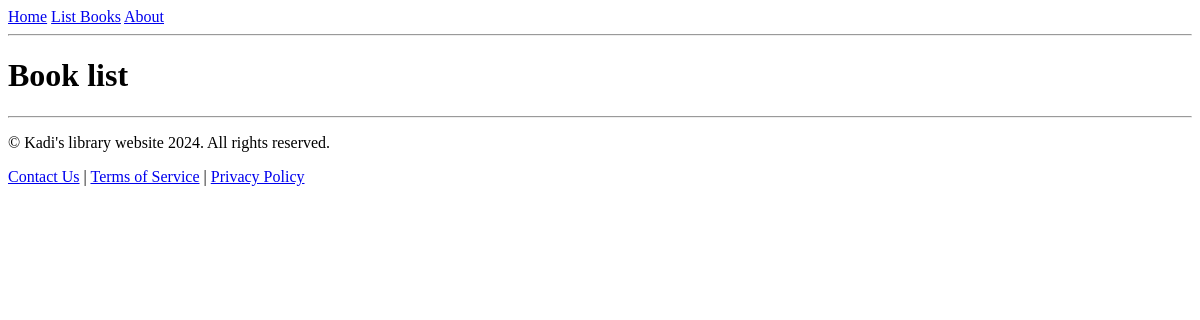
/books/simple/query, run on an earlier commit of the app's database.
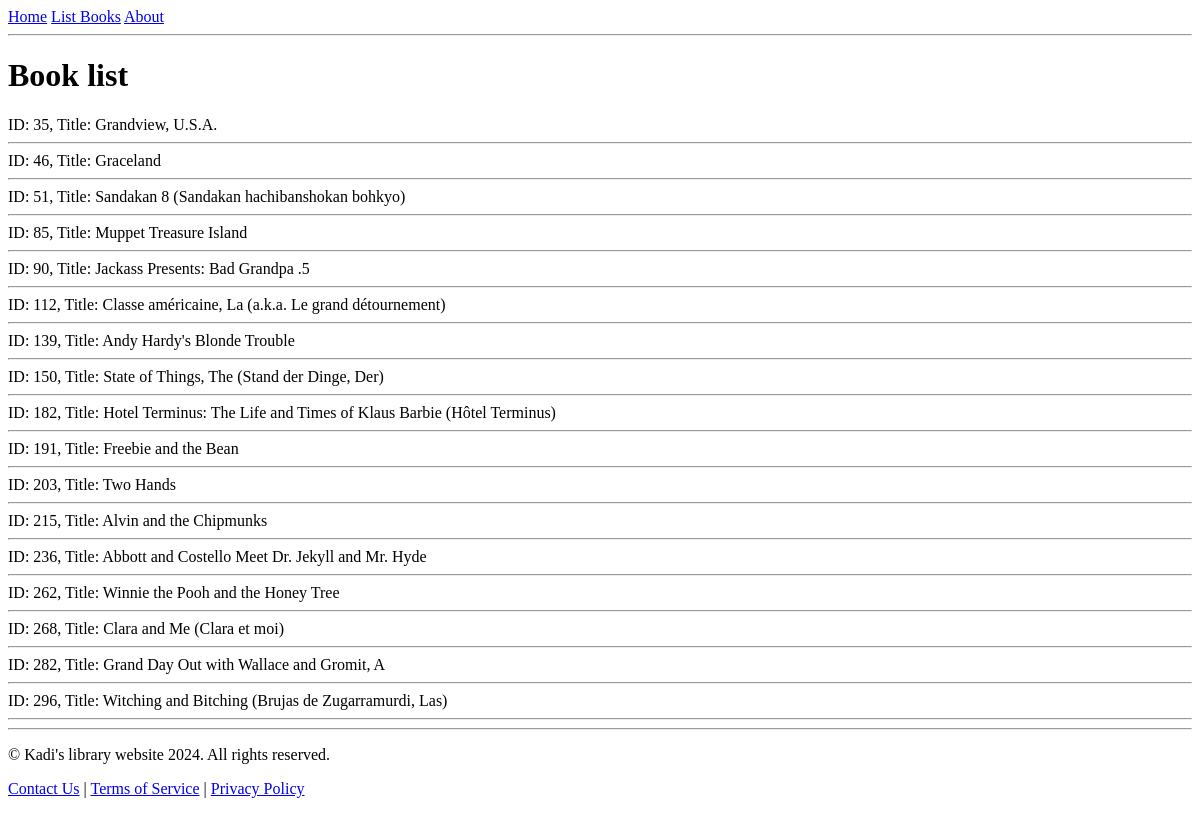
And on a later commit of the database.
### apps/bookmodule/models.py (models this page shows)
class Book(models.Model):
    title = models.CharField(max_length = 50)
    author = models.CharField(max_length = 50)
    price = models.FloatField(default = 0.0)
    edition = models.SmallIntegerField(default = 1)

### apps/bookmodule/views.py (the view)
# urls.py: path('simple/query', views.simple_query),
def simple_query(request):
    mybooks=Book.objects.filter(title__icontains='and') # <- multiple objects
    return render(request, 'bookmodule/bookList.html', {'books':mybooks})

### apps/templates/bookmodule/bookList.html (shortened to what this page needs)
{% extends "layouts/base.html" %}
{% load static %}
{% block content %}
<h1>Book list</h1>
{% for obj in books %}
ID: {{obj.id}}, Title: {{obj.title}}
<hr>
    {% endfor %}
{% endblock content %}

### apps/templates/layouts/base.html (shortened to what this page needs)
<!DOCTYPE html>
<html lang="en">
   <head>
      <link rel="stylesheet" href="https://cdnjs.cloudflare.com/ajax/libs/font-awesome/4.7.0/css/font-awesome.min.css">
   </head>
   <body>
      {% include 'includes/header.html' %}
      {% block content %}
      {% endblock content %}
      {% include 'includes/footer.html' %}
   </body>
</html>

### apps/templates/includes/header.html
{% with request.resolver_match.url_name as url_name %}
<div class="topnav">
    <a href="{% url "books.index" %}">Home</a>
    <a href="{% url "books.list_books" %}">List Books</a>
    <a href="{% url "books.aboutus" %}">About</a>
</div>
<hr>
{% endwith %}

### apps/templates/includes/footer.html
<footer>
    <hr>
    <p>&copy; Kadi's library website 2024. All rights reserved.</p>
    <p>
        <a href="mailto:email@domain.com">Contact Us</a> |
        <a href="https://www.example.com/terms">Terms of Service</a> |
        <a href="https://www.example.com/privacy">Privacy Policy</a>
    </p>
</footer>

What changed in the data, as far as the page shows it:
added Book: id "35", title "Grandview, U.S.A."
added Book: id "46", title "Graceland"
added Book: id "51", title "Sandakan 8 (Sandakan hachibanshokan bohkyo)"
added Book: id "85", title "Muppet Treasure Island"
added Book: id "90", title "Jackass Presents: Bad Grandpa .5"
added Book: id "112", title "Classe américaine, La (a.k.a. Le grand détournement)"
added Book: id "139", title "Andy Hardy's Blonde Trouble"
added Book: id "150", title "State of Things, The (Stand der Dinge, Der)"
added Book: id "182", title "Hotel Terminus: The Life and Times of Klaus Barbie (Hôtel Terminus)"
added Book: id "191", title "Freebie and the Bean"
added Book: id "203", title "Two Hands"
added Book: id "215", title "Alvin and the Chipmunks"
added Book: id "236", title "Abbott and Costello Meet Dr. Jekyll and Mr. Hyde"
added Book: id "262", title "Winnie the Pooh and the Honey Tree"
added Book: id "268", title "Clara and Me (Clara et moi)"
added Book: id "282", title "Grand Day Out with Wallace and Gromit, A"
added Book: id "296", title "Witching and Bitching (Brujas de Zugarramurdi, Las)"
